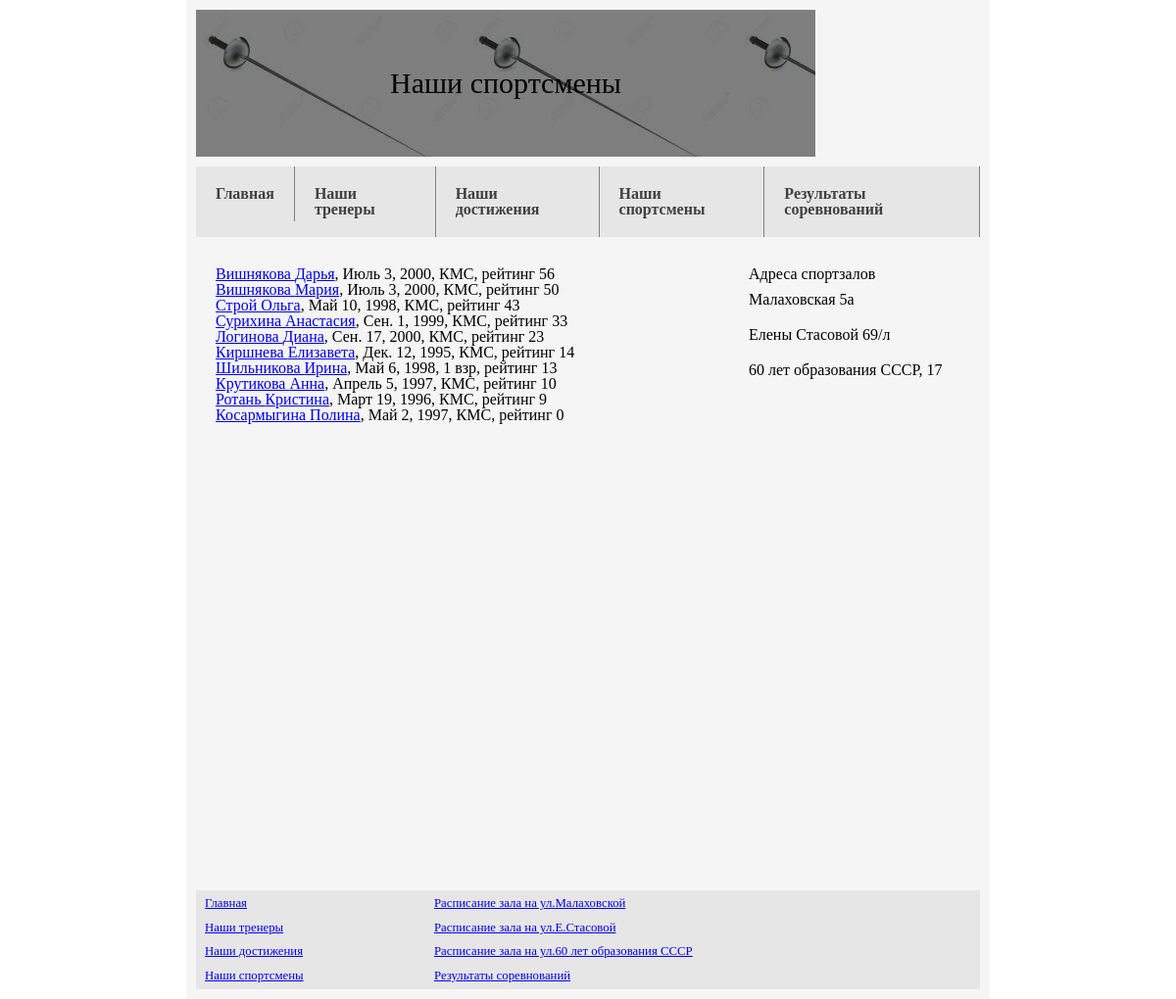
The page /catalog/fencers/ on the database its author committed.
### catalog/models.py (models this page shows, shortened)
class Fencer(models.Model):
    surname = models.CharField(max_length=200)
    name = models.CharField(max_length=200)
    gender = models.ForeignKey('Gender', on_delete=models.SET_NULL, null=True)
    birthday = models.DateField()
    rank = models.ForeignKey('Rank', on_delete=models.SET_NULL, null=True)
    coach = models.ForeignKey('Coach', on_delete=models.SET_NULL, null=True)
    sportclub = models.ForeignKey('Sportclub', on_delete=models.SET_NULL, null=True)
    rate = models.IntegerField()
    class Meta:
        ordering = ['-rate']
    def get_absolute_url(self):
        return reverse('fencer-detail', args=[str(self.id)])

class Rank(models.Model):
    rank = models.CharField(max_length=5, help_text="Введите разряд/звание спортсмена (например, 1юн или МСМК)")
    def __str__(self):
        return self.rank

### catalog/views.py (the view)
class FencerListView(generic.ListView):
    model = Fencer
    paginate_by = 10

### catalog/templates/catalog/fencer_list.html (shortened to what this page needs)
<!DOCTYPE html>
<html lang="en">
<head>
    {% load static %}
   <link rel="stylesheet" href="{% static 'css/styles.css' %}">
   <link rel="stylesheet" href="{% static 'css/reset.css' %}">
</head>
<body>
<div class="container">
<div class="header">
    <div class="title-block">
        <div class="h1">Наши спортсмены</div>
    </div>
    <div class="userpic"></div>
</div>
<div class="nav">
    <ul>
        <li><a href = "{% url 'index' %}">Главная</a></li>
        <li><a href = "{% url 'coaches' %}">Наши тренеры</a></li>
        <li><a href = "{% url 'awards' %}">Наши достижения</a></li>
        <li><a href = "{% url 'fencers' %}">Наши спортсмены</a></li>
        <li><a href = "{% url 'competitions' %}">Результаты соревнований</a></li>
    </ul>
</div>
<div class="content-wrapper">
    <div class="content">
        {% if fencer_list %}
    <ul>
      {% for fencer in fencer_list %}
      <li>
        <a href="{{ fencer.get_absolute_url }}">{{ fencer.surname }} {{fencer.name}}</a>, {{fencer.birthday}}, {{fencer.rank}}, рейтинг {{fencer.rate}}
      </li>
      {% endfor %}
    </ul>
    {% else %}
      <p>К сожалению, спортсмены пока не внесены в базу данных.</p>
    {% endif %}
    </div>
    <div class="sidebar">
        <h3>Адреса спортзалов</h3>
        <ul class="adr">
            <li>Малаховская 5а</li>
            <li>Елены Стасовой 69/л</li>
            <li>60 лет образования СССР, 17</li>
        </ul>
     </div>
</div>
<div class="footer">
    <table>
        <tr>
            <td><a href = "{% url 'index' %}">Главная</a></td>
            <td><a href = "{% url 'raspM' %}">Расписание зала на ул.Малаховской</a></td>
        </tr>
        <tr>
            <td><a href = "{% url 'coaches' %}">Наши тренеры</a></td>
            <td><a href = "{% url 'raspES' %}">Расписание зала на ул.Е.Стасовой</a></td>
        </tr>
        <tr>
            <td><a href = "{% url 'awards' %}">Наши достижения</a></td>
            <td><a href = "{% url 'rasp60' %}">Расписание зала на ул.60 лет образования СССР</a></td>
        </tr>
        <tr>
            <td><a href = "{% url 'fencers' %}">Наши спортсмены</a></td>
            <td><a href = "{% url 'competitions' %}">Результаты соревнований</a></td>
        </tr>
</div>
</div>
</body>
</html>

### catalog/static/css/styles.css (style rules this page uses)
body { font-family: 'Open Sans', sans-serif; background: url(https://freefrontend.com/assets/img/css-background-patterns/css-lattice-pattern.png); padding: 100px 0; }
h3 { font-size: 20px; font-weight: bold; margin-bottom: 10px; }
.container { width: 800px; min-height: 1000px; border: 10px solid whitesmoke; margin: 0 auto; background: whitesmoke; position: relative; }
.header { display: flex; height: 150px; }
.footer { position: absolute; bottom: 0; border: 0; width: 800px; }
table { width: 800px; background: rgb(230,230,230); }
.title-block { display: flex; justify-content: center; align-items: center; width: 80%; height: 100%; font-size: 30px; font-style: initial; position: relative; margin-right: 10px; }
.title-block::after { content: "" ; position: absolute; left: 0; top: 0; width: 100%; height: 100%; background:black; opacity: 0.5; }
.h1 { position: relative; z-index: 1; }
.userpic { display: flex; width: 20%; height: 100%; background: url(https://media.istockphoto.com/photos/male-fencer-picture-id879863742?k=6&m=879863742&s=612x612&w=0&h=E-0SJgjizDLy1v152gH-F4s98FwR6Dcaw-bVGpfZRBs=) center center / cover; }
.nav ul { display: flex; background: rgb(230,230,230); margin: 10px 0; }
.nav li a { display: flex; padding: 20px; text-decoration: none; color: #404040; font-weight: bold; border-right: 1px solid gray; transition: background .3s ease; }
.content-wrapper { display: flex; }
.content { width: 70%; padding: 20px; }
.sidebar { padding: 20px; width: 30%; }
.adr li { padding: 10px 0; transition: transform 5.s ease; }
.footer td { font-size: 0.8em; padding: 5px 7px; }

### rows shown on the page
Fencer: surname "Вишнякова", name "Дарья", birthday "Июль 3, 2000", rank "КМС", rate "56"
Fencer: surname "Вишнякова", name "Мария", birthday "Июль 3, 2000", rank "КМС", rate "50"
Fencer: surname "Строй", name "Ольга", birthday "Май 10, 1998", rank "КМС", rate "43"
Fencer: surname "Сурихина", name "Анастасия", birthday "Сен. 1, 1999", rank "КМС", rate "33"
Fencer: surname "Логинова", name "Диана", birthday "Сен. 17, 2000", rank "КМС", rate "23"
Fencer: surname "Киршнева", name "Елизавета", birthday "Дек. 12, 1995", rank "КМС", rate "14"
Fencer: surname "Шильникова", name "Ирина", birthday "Май 6, 1998", rank "1 взр", rate "13"
Fencer: surname "Крутикова", name "Анна", birthday "Апрель 5, 1997", rank "КМС", rate "10"
Fencer: surname "Ротань", name "Кристина", birthday "Март 19, 1996", rank "КМС", rate "9"
Fencer: surname "Косармыгина", name "Полина", birthday "Май 2, 1997", rank "КМС", rate "0"
